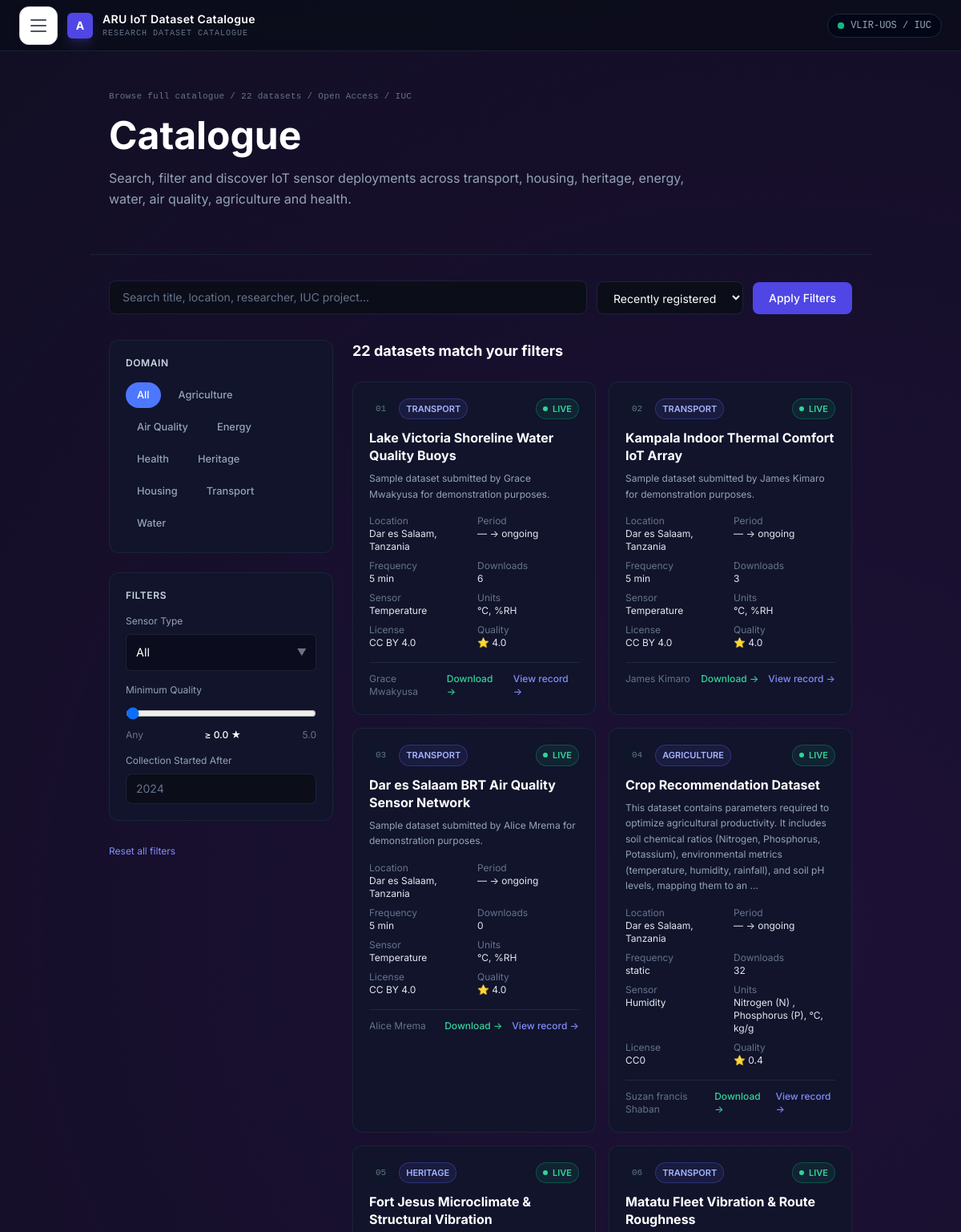
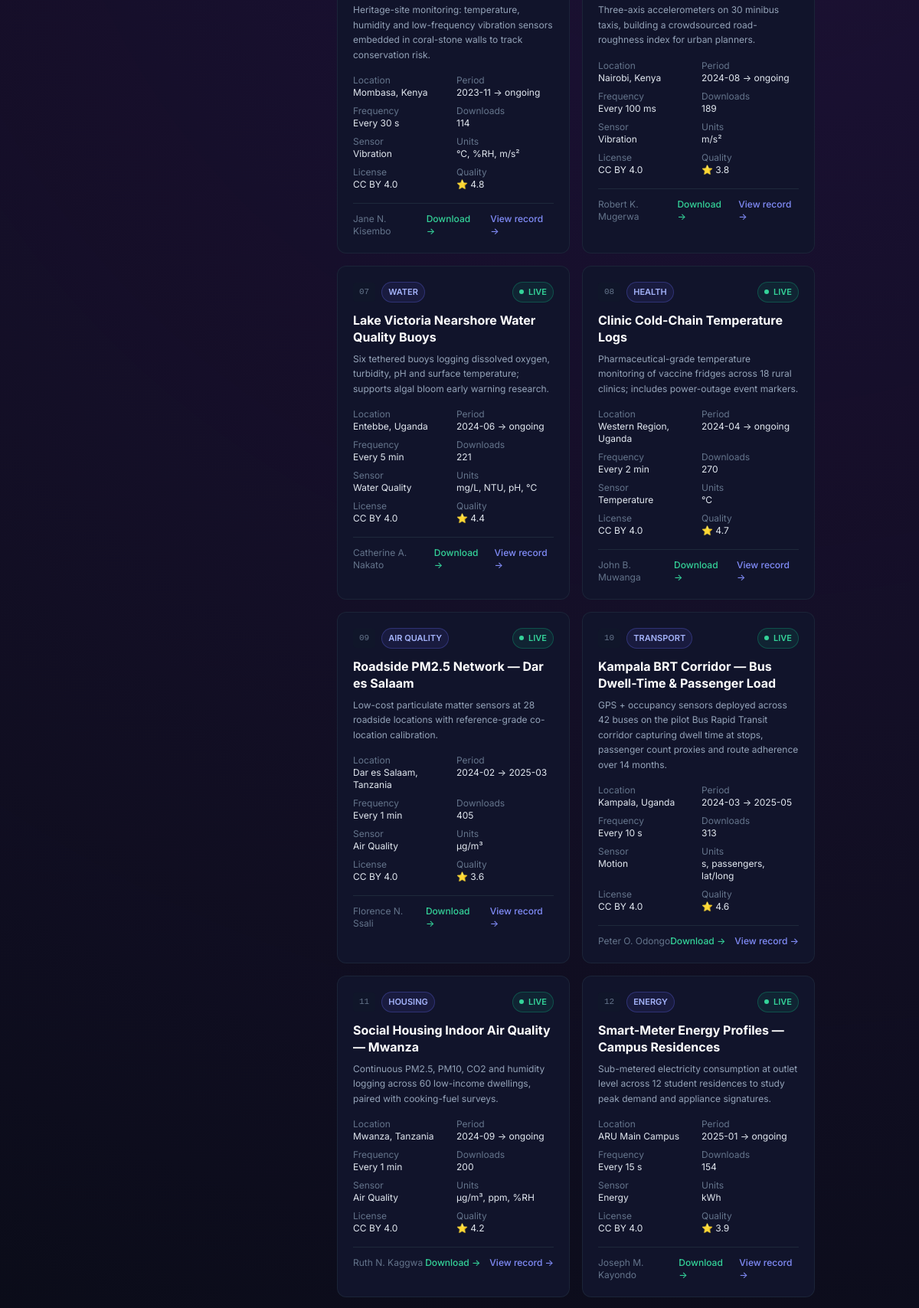
The page /browse/ (upper part) on the database its author committed (2 pictures, top to bottom).
### catalogue/models.py (models this page shows, shortened)
class Domain(models.Model):
    name = models.CharField(max_length=100, unique=True)
    slug = models.SlugField(max_length=100, unique=True)
    description = models.TextField(blank=True)
    is_active = models.BooleanField(default=True)
    class Meta:
        ordering = ['name']

class Dataset(models.Model):
    STATUS_CHOICES = [
        ('draft', 'Draft'),
        ('pending', 'Pending Review'),
        ('live', 'Live'),
    ]
    SENSOR_TYPE_CHOICES = [
        ('Temperature', 'Temperature'),
        ('Humidity', 'Humidity'),
        ('Air Quality', 'Air Quality'),
        ('Water Quality', 'Water Quality'),
        ('Energy', 'Energy'),
        ('Motion', 'Motion'),
        ('Sound', 'Sound'),
        ('Light', 'Light'),
        ('Other', 'Other'),
    ]
    OUTPUT_FORMAT_CHOICES = [
        ('CSV', 'CSV'),
        ('JSON', 'JSON'),
        ('Parquet', 'Parquet'),
        ('XML', 'XML'),
        ('Other', 'Other'),
    ]
    LICENSE_CHOICES = [
        ('CC BY 4.0', 'CC BY 4.0'),
        ('CC0', 'CC0'),
        ('CC BY-SA 4.0', 'CC BY-SA 4.0'),
        ('MIT', 'MIT'),
        ('Other', 'Other'),
    ]
    title = models.CharField(max_length=255, blank=True)
    description = models.TextField(blank=True)
    researcher = models.ForeignKey(User, on_delete=models.CASCADE, related_name='datasets')
    lead_researcher = models.CharField(max_length=255, blank=True, help_text='Name to display as the lead researcher for this dataset.')
    domain = models.ForeignKey(Domain, on_delete=models.PROTECT, related_name='datasets')
    sensor_type = models.CharField(max_length=100, choices=SENSOR_TYPE_CHOICES, blank=True)
    iuc_project_code = models.CharField(max_length=100, blank=True)
    output_format = models.CharField(max_length=20, choices=OUTPUT_FORMAT_CHOICES, default='CSV')
    location = models.CharField(max_length=255, blank=True)
    update_frequency = models.CharField(max_length=50, blank=True)
    start_date = models.DateField(null=True, blank=True)
    end_date = models.DateField(null=True, blank=True)
    units_of_measurement = models.CharField(max_length=100, blank=True)
    quality_score = models.DecimalField(
        max_digits=3,
        decimal_places=2,
        default=0.00,
        validators=[MinValueValidator(0), MaxValueValidator(5)]
    )
    license = models.CharField(max_length=100, choices=LICENSE_CHOICES, default='CC BY 4.0')
    download_link = models.URLField(null=True, blank=True)
    department = models.CharField(max_length=100, blank=True)
    data_file = models.FileField(upload_to='datasets/', blank=True, null=True)
    doi = models.CharField(max_length=100, blank=True, null=True)
    status = models.CharField(max_length=10, choices=STATUS_CHOICES, default='draft')
    download_count = models.PositiveIntegerField(default=0)
    created_at = models.DateTimeField(auto_now_add=True)
    class Meta:
        ordering = ['-created_at']

### catalogue/views.py (the view)
# urls.py: path('browse/', views.browse_catalogue, name='browse_catalogue'),
def browse_catalogue(request):
    base_qs = Dataset.objects.select_related('domain', 'researcher')
    if request.user.is_authenticated:
        live_datasets = base_qs.filter(Q(status='live') | Q(researcher=request.user))
    else:
        live_datasets = base_qs.filter(status='live')
    domains = Domain.objects.annotate(
        dataset_count=Count('datasets', filter=Q(datasets__status='live'))
    ).order_by('name')
    q = request.GET.get('q', '').strip()
    domain_slug = request.GET.get('domain', '').strip()
    min_score = request.GET.get('min_score', '').strip()
    if not min_score:
        min_score = '0'
    sort = request.GET.get('sort', 'newest')
    sensor_type = request.GET.get('sensor_type', 'all')
    start_year = request.GET.get('start_year', '').strip()
    if q:
        live_datasets = live_datasets.filter(
            Q(title__icontains=q) | Q(description__icontains=q) | Q(location__icontains=q) | Q(iuc_project_code__icontains=q) | Q(researcher__username__icontains=q) | Q(researcher__first_name__icontains=q) | Q(researcher__last_name__icontains=q)
        )
    if domain_slug:
        live_datasets = live_datasets.filter(domain__slug=domain_slug)
    if sensor_type and sensor_type != 'all':
        live_datasets = live_datasets.filter(sensor_type=sensor_type)
    if min_score:
        try:
            live_datasets = live_datasets.filter(quality_score__gte=float(min_score))
        except ValueError:
            pass
    if start_year:
        try:
            live_datasets = live_datasets.filter(start_date__year__gte=int(start_year))
        except ValueError:
            pass
    if sort == 'oldest':
        live_datasets = live_datasets.order_by('created_at')
    elif sort == 'quality':
        live_datasets = live_datasets.order_by('-quality_score')
    elif sort == 'downloads':
        live_datasets = live_datasets.order_by('-download_count')
    else:
        live_datasets = live_datasets.order_by('-created_at')
    context = {
        'datasets': live_datasets,
        'domains': domains,
        'q': q,
        'selected_domain': domain_slug,
        'selected_min_score': min_score,
        'selected_sort': sort,
        'selected_sensor_type': sensor_type,
        'start_year': start_year,
        'sensor_type_choices': Dataset.SENSOR_TYPE_CHOICES,
    }
    return render(request, 'browse.html', context)

### catalogue/templates/browse.html (shortened to what this page needs)
{% extends 'base.html' %}
{% block content %}
{% load i18n map_extras %}
<section class="border-b border-slate-800/80 px-6 pt-12 pb-8">
    <div class="max-w-7xl mx-auto">
        <div class="text-[11px] font-mono text-slate-500 mb-4 tracking-wide">
            Browse full catalogue / {{ datasets|length }} datasets / Open Access / IUC
        </div>
        <h1 class="text-4xl md:text-5xl font-bold text-white mb-4 leading-tight">{% trans 'Catalogue' %}</h1>
        <p class="text-slate-400 max-w-3xl mb-6 leading-relaxed">Search, filter and discover IoT sensor deployments across transport, housing, heritage, energy, water, air quality, agriculture and health.</p>
    </div>
</section>
<section class="border-b border-slate-800/80 px-6 py-8">
    <div class="max-w-7xl mx-auto">
        <form method="GET" action="{% url 'browse_catalogue' %}" class="flex flex-wrap gap-3 items-end mb-8">
            <div class="flex-1 min-w-[200px]">
                <input type="text" name="q" value="{{ q }}" placeholder="Search title, location, researcher, IUC project..." class="w-full px-4 py-2.5 bg-[#0b0d19] border border-slate-800/80 rounded-lg text-sm text-white placeholder-slate-500 focus:outline-none focus:border-indigo-500">
            </div>
            <div>
                <select name="sort" onchange="this.form.submit()" class="px-4 py-2.5 bg-[#0b0d19] border border-slate-800/80 rounded-lg text-sm text-white focus:outline-none focus:border-indigo-500">
                    <option value="newest" {% if selected_sort == 'newest' %}selected{% endif %}>Recently registered</option>
                </select>
            </div>
            <button type="submit" class="px-5 py-2.5 bg-indigo-600 hover:bg-indigo-500 text-white text-sm font-medium rounded-lg transition-colors">Apply Filters</button>
        </form>
        <div class="browse-layout">
            <aside class="filter-sidebar" style="padding:0; height:fit-content;">
                <form method="GET" action="{% url 'browse_catalogue' %}">
                    <div class="bg-[#11142b] border border-slate-800/80 rounded-xl p-5 mb-6">
                        <span class="block text-xs font-semibold text-slate-300 uppercase tracking-wider mb-4">Domain</span>
                        <div class="flex flex-wrap gap-2">
                            <button type="submit" name="domain" value="" class="px-3 py-1.5 text-sm rounded-full border border-indigo-500/60 bg-indigo-500/10 text-white font-semibold {% if selected_domain == '' %}domain-pill-active{% else %}domain-pill-inactive{% endif %}" style="border:none; cursor:pointer; font-family:var(--font-sans); font-size:0.8rem; font-weight:500; padding:6px 14px; border-radius:20px; background:#4D77FF; color:#ffffff;">All</button>
                            {% for d in domains %}
                            <button type="submit" name="domain" value="{{ d.slug }}" class="px-3 py-1.5 text-sm rounded-full border border-slate-800/80 text-slate-400 hover:text-white transition-colors {% if selected_domain == d.slug %}bg-indigo-500/10 border-indigo-500/30 text-white{% endif %}" style="border:none; cursor:pointer; font-family:var(--font-sans); font-size:0.8rem; font-weight:500; padding:6px 14px; border-radius:20px;">{{ d.name }}</button>
                            {% endfor %}
                        </div>
                    </div>
                    <div class="bg-[#11142b] border border-slate-800/80 rounded-xl p-5 mb-6">
                        <span class="block text-xs font-semibold text-slate-300 uppercase tracking-wider mb-4">Filters</span>
                        <div class="space-y-4">
                            <div>
                                <label class="block text-xs text-slate-400 mb-2">Sensor Type</label>
                                <div class="custom-select-wrap">
                                    <select name="sensor_type" onchange="this.form.submit()" class="w-full px-3 py-2 bg-[#0b0d19] border border-slate-800/80 rounded-lg text-sm text-white focus:outline-none focus:border-indigo-500">
                                        <option value="all" {% if selected_sensor_type == 'all' %}selected{% endif %}>All</option>
                                    </select>
                                </div>
                            </div>
                            <div>
                                <label class="block text-xs text-slate-400 mb-2">Minimum Quality</label>
                                <div class="filter-range-wrap">
                                    <input type="range" name="min_score" min="0" max="5" step="0.1" value="{{ selected_min_score|default_if_none:0|floatformat:1 }}" oninput="this.form.submit()" class="w-full accent-[#4D77FF]">
                                    <div class="flex justify-between text-xs text-slate-500 mt-1">
                                        <span>Any</span>
                                        <span class="text-white font-medium">≥ {{ selected_min_score|default_if_none:0|floatformat:1 }} ★</span>
                                        <span>5.0</span>
                                    </div>
                                </div>
                            </div>
                            <div>
                                <label class="block text-xs text-slate-400 mb-2">Collection Started After</label>
                                <input type="text" name="start_year" value="{{ start_year|default:'' }}" placeholder="2024" class="w-full px-3 py-2 bg-[#0b0d19] border border-slate-800/80 rounded-lg text-sm text-white placeholder-slate-500 focus:outline-none focus:border-indigo-500">
                            </div>
                        </div>
                    </div>
                    <a href="{% url 'browse_catalogue' %}" class="text-xs text-indigo-400 hover:text-indigo-300 transition-colors">Reset all filters</a>
                </form>
            </aside>
            <section>
                <div class="mb-6">
                    <h2 class="text-lg font-bold text-white mb-1">{{ datasets|length }} datasets match your filters</h2>
                </div>
                <div class="grid grid-cols-1 md:grid-cols-2 gap-4">
                    {% for dataset in datasets %}
                    <article class="bg-[#11142b] border border-slate-800/80 rounded-xl p-5 hover:border-indigo-500/40 transition-all">
                        <div class="flex items-center justify-between mb-3">
                            <div class="flex items-center gap-2">
                                <span class="text-[11px] font-mono text-slate-500 bg-slate-900/50 px-2 py-1 rounded">{{ forloop.counter|stringformat:"02d" }}</span>
                                <span class="text-[11px] font-semibold text-indigo-300 bg-indigo-500/10 border border-indigo-500/30 px-2 py-1 rounded-full uppercase">{{ dataset.domain.name }}</span>
                            </div>
                            {% if dataset.status == 'live' %}
                            <span class="flex items-center gap-1.5 text-[11px] font-semibold text-emerald-400 bg-emerald-500/10 border border-emerald-500/30 px-2 py-1 rounded-full">
                                <span class="w-1.5 h-1.5 rounded-full bg-emerald-400 animate-pulse"></span> LIVE
                            </span>
                            {% elif user.is_authenticated and dataset.researcher == user %}
                            <span class="flex items-center gap-1.5 text-[11px] font-semibold text-amber-400 bg-amber-500/10 border border-amber-500/30 px-2 py-1 rounded-full">
                                <span class="w-1.5 h-1.5 rounded-full bg-amber-400"></span> {{ dataset.status|upper }}
                            </span>
                            {% endif %}
                        </div>
                        <h3 class="text-base font-bold text-white mb-2 leading-snug">
                            <a href="{% url 'dataset_detail' dataset.id %}" class="hover:text-indigo-400 transition-colors">{{ dataset.title }}</a>
                        </h3>
                        <p class="text-xs text-slate-400 leading-relaxed mb-4">{{ dataset.description|truncatewords:30 }}</p>
                        <div class="grid grid-cols-2 gap-2 text-xs mb-4">
                            <div><span class="text-slate-500 block">Location</span><span class="text-slate-200" title="{{ dataset.location }}">{{ dataset.location }}</span></div>
                            <div><span class="text-slate-500 block">Period</span><span class="text-slate-200">{{ dataset|date_range }}</span></div>
                            <div><span class="text-slate-500 block">Frequency</span><span class="text-slate-200">{{ dataset.update_frequency }}</span></div>
                            <div><span class="text-slate-500 block">Downloads</span><span class="text-slate-200">{{ dataset.download_count }}</span></div>
                            <div><span class="text-slate-500 block">Sensor</span><span class="text-slate-200">{{ dataset.sensor_type }}</span></div>
                            <div><span class="text-slate-500 block">Units</span><span class="text-slate-200">{{ dataset.units_of_measurement }}</span></div>
                            <div><span class="text-slate-500 block">License</span><span class="text-slate-200">{{ dataset.license }}</span></div>
                            <div><span class="text-slate-500 block">Quality</span><span class="text-slate-200">⭐ {{ dataset.quality_score|floatformat:1 }}</span></div>
                        </div>
                        <div class="flex items-center justify-between border-t border-slate-800 pt-3">
                            <div class="text-xs text-slate-500">{{ dataset.researcher.get_full_name|default:dataset.researcher.username }}</div>
                            <div class="flex items-center gap-3">
                                <a href="{% url 'dataset_download' dataset.id %}" class="text-xs font-medium text-emerald-400 hover:text-emerald-300 transition-colors">Download →</a>
                                <a href="{% url 'dataset_detail' dataset.id %}" class="text-xs font-medium text-indigo-400 hover:text-indigo-300 transition-colors">View record →</a>
                            </div>
                        </div>
                    </article>
                    {% empty %}
                    <div class="md:col-span-2 bg-[#11142b] border border-slate-800/80 rounded-xl p-8 text-center">
                        <p class="text-sm text-slate-400">No matching datasets found for the selected filters.</p>
                    </div>
                    {% endfor %}
                </div>
            </section>
        </div>
    </div>
</section>
{% endblock %}

### rows shown on the page
Domain: name "Agriculture"
Domain: name "Air Quality"
Domain: name "Energy"
Domain: name "Health"
Domain: name "Heritage"
Domain: name "Housing"
Domain: name "Transport"
Domain: name "Water"
Dataset: domain.name "TRANSPORT", status "live" (drawn), title "Lake Victoria Shoreline Water Quality Buoys", description "Sample dataset submitted by Grace Mwakyusa for demonstration purposes.", location "Dar es Salaam, Tanzania", start_date+end_date "— → ongoing", update_frequency "5 min", download_count "6", sensor_type "Temperature", units_of_measurement "°C, %RH", license "CC BY 4.0", quality_score "4.0", researcher.get_full_name "Grace Mwakyusa"
Dataset: domain.name "TRANSPORT", status "live" (drawn), title "Kampala Indoor Thermal Comfort IoT Array", description "Sample dataset submitted by James Kimaro for demonstration purposes.", location "Dar es Salaam, Tanzania", start_date+end_date "— → ongoing", update_frequency "5 min", download_count "3", sensor_type "Temperature", units_of_measurement "°C, %RH", license "CC BY 4.0", quality_score "4.0", researcher.get_full_name "James Kimaro"
Dataset: domain.name "TRANSPORT", status "live" (drawn), title "Dar es Salaam BRT Air Quality Sensor Network", description "Sample dataset submitted by Alice Mrema for demonstration purposes.", location "Dar es Salaam, Tanzania", start_date+end_date "— → ongoing", update_frequency "5 min", download_count "0", sensor_type "Temperature", units_of_measurement "°C, %RH", license "CC BY 4.0", quality_score "4.0", researcher.get_full_name "Alice Mrema"
Dataset: domain.name "AGRICULTURE", status "live" (drawn), title "Crop Recommendation Dataset", description "This dataset contains parameters required to optimize agricultural productivity. It includes soil chemical ratios (Nitrogen, Phosphorus, Potassium), environmental metrics (temperature, humidity, rainfall), and soil pH levels, mapping them to an …", location "Dar es Salaam, Tanzania", start_date+end_date "— → ongoing", update_frequency "static", download_count "32", sensor_type "Humidity", units_of_measurement "Nitrogen (N) , Phosphorus (P), °C, kg/g", license "CC0", quality_score "0.4", researcher.get_full_name "Suzan francis Shaban"
Dataset: domain.name "HERITAGE", status "live" (drawn), title "Fort Jesus Microclimate & Structural Vibration", description "Heritage-site monitoring: temperature, humidity and low-frequency vibration sensors embedded in coral-stone walls to track conservation risk.", location "Mombasa, Kenya", start_date+end_date "2023-11 → ongoing", update_frequency "Every 30 s", download_count "114", sensor_type "Vibration", units_of_measurement "°C, %RH, m/s²", license "CC BY 4.0", quality_score "4.8", researcher.get_full_name "Jane N. Kisembo"
Dataset: domain.name "TRANSPORT", status "live" (drawn), title "Matatu Fleet Vibration & Route Roughness", description "Three-axis accelerometers on 30 minibus taxis, building a crowdsourced road-roughness index for urban planners.", location "Nairobi, Kenya", start_date+end_date "2024-08 → ongoing", update_frequency "Every 100 ms", download_count "189", sensor_type "Vibration", units_of_measurement "m/s²", license "CC BY 4.0", quality_score "3.8", researcher.get_full_name "Robert K. Mugerwa"
Dataset: domain.name "WATER", status "live" (drawn), title "Lake Victoria Nearshore Water Quality Buoys", description "Six tethered buoys logging dissolved oxygen, turbidity, pH and surface temperature; supports algal bloom early warning research.", location "Entebbe, Uganda", start_date+end_date "2024-06 → ongoing", update_frequency "Every 5 min", download_count "221", sensor_type "Water Quality", units_of_measurement "mg/L, NTU, pH, °C", license "CC BY 4.0", quality_score "4.4", researcher.get_full_name "Catherine A. Nakato"
Dataset: domain.name "HEALTH", status "live" (drawn), title "Clinic Cold-Chain Temperature Logs", description "Pharmaceutical-grade temperature monitoring of vaccine fridges across 18 rural clinics; includes power-outage event markers.", location "Western Region, Uganda", start_date+end_date "2024-04 → ongoing", update_frequency "Every 2 min", download_count "270", sensor_type "Temperature", units_of_measurement "°C", license "CC BY 4.0", quality_score "4.7", researcher.get_full_name "John B. Muwanga"
Dataset: domain.name "AIR QUALITY", status "live" (drawn), title "Roadside PM2.5 Network — Dar es Salaam", description "Low-cost particulate matter sensors at 28 roadside locations with reference-grade co-location calibration.", location "Dar es Salaam, Tanzania", start_date+end_date "2024-02 → 2025-03", update_frequency "Every 1 min", download_count "405", sensor_type "Air Quality", units_of_measurement "µg/m³", license "CC BY 4.0", quality_score "3.6", researcher.get_full_name "Florence N. Ssali"
Dataset: domain.name "TRANSPORT", status "live" (drawn), title "Kampala BRT Corridor — Bus Dwell-Time & Passenger Load", description "GPS + occupancy sensors deployed across 42 buses on the pilot Bus Rapid Transit corridor capturing dwell time at stops, passenger count proxies and route adherence over 14 months.", location "Kampala, Uganda", start_date+end_date "2024-03 → 2025-05", update_frequency "Every 10 s", download_count "313", sensor_type "Motion", units_of_measurement "s, passengers, lat/long", license "CC BY 4.0", quality_score "4.6", researcher.get_full_name "Peter O. Odongo"
Dataset: domain.name "HOUSING", status "live" (drawn), title "Social Housing Indoor Air Quality — Mwanza", description "Continuous PM2.5, PM10, CO2 and humidity logging across 60 low-income dwellings, paired with cooking-fuel surveys.", location "Mwanza, Tanzania", start_date+end_date "2024-09 → ongoing", update_frequency "Every 1 min", download_count "200", sensor_type "Air Quality", units_of_measurement "µg/m³, ppm, %RH", license "CC BY 4.0", quality_score "4.2", researcher.get_full_name "Ruth N. Kaggwa"
Dataset: domain.name "ENERGY", status "live" (drawn), title "Smart-Meter Energy Profiles — Campus Residences", description "Sub-metered electricity consumption at outlet level across 12 student residences to study peak demand and appliance signatures.", location "ARU Main Campus", start_date+end_date "2025-01 → ongoing", update_frequency "Every 15 s", download_count "154", sensor_type "Energy", units_of_measurement "kWh", license "CC BY 4.0", quality_score "3.9", researcher.get_full_name "Joseph M. Kayondo"

### other values the page prints
{{ datasets|length }} "22"
{{ selected_min_score|default_if_none:0|floatformat:1 }} "0.0"
